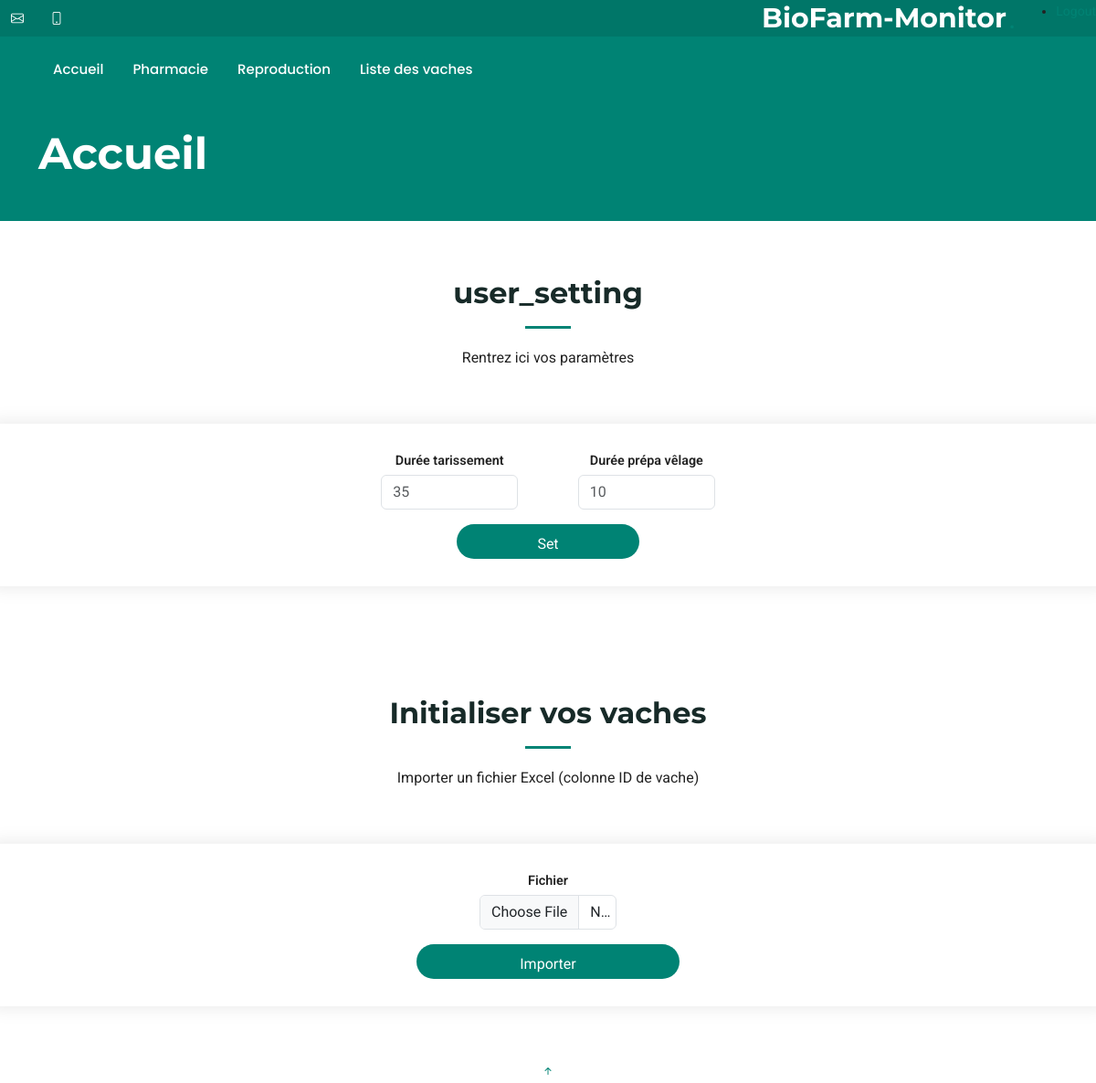
Page / (signed in) on the earlier database version.
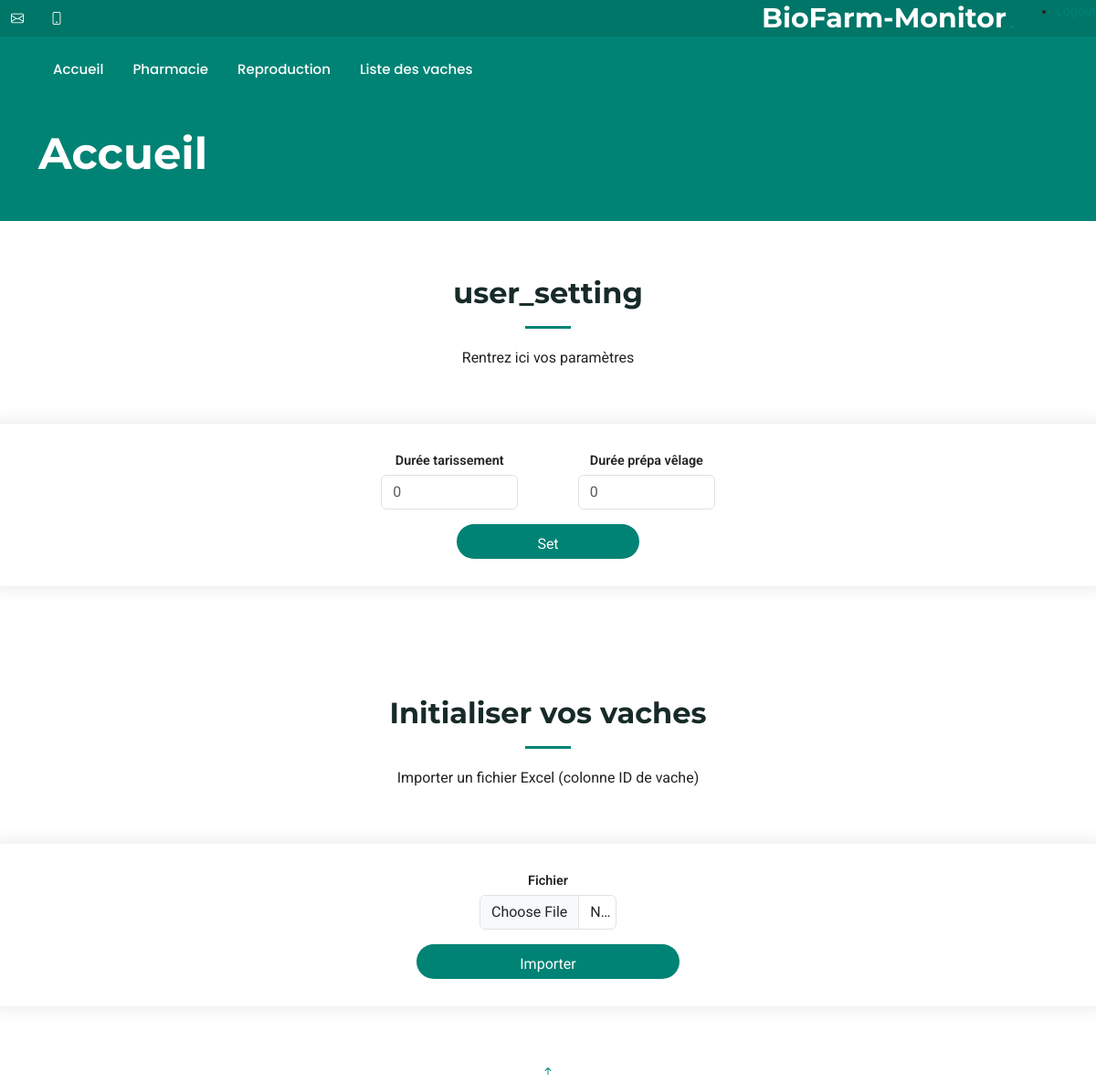
Same page on the later database version.
### web_app/models.py (models this page shows, shortened)
class Users(UserMixin, db.Model):
    __tablename__ = "users"
    id = Column(Integer, primary_key=True)  # numero utilisateur
    email = Column(String(100), unique=True, nullable=False)
    password = Column(String(200), nullable=False)
    setting = Column(
        MutableDict.as_mutable(JSON), default=dict, nullable=False
    )  # setting utilisateur
    medic_list = Column(MutableDict.as_mutable(JSON), default=dict, nullable=False)

### web_app/modul/views.py (the view)
@login_required
@views.route("/", methods=["GET","POST"])
def index():
    if current_user.__class__ is AnonymousUserMixin :
        return redirect(url_for('auth.logout'))
    return render_template("index.html",user=current_user)

### web_app/templates/index.html (shortened to what this page needs)
{% extends 'base.html' %}
{% block body_class %}
  "index-page"
{% endblock body_class %}
{% block page_title %}Accueil{% endblock page_title %}
{% block content %}
  <section id="user_setting" class="contact section">
    <div class="container section-title">
      <h2>user_setting</h2>
      <p>Rentrez ici vos paramètres</p>
    </div>
    <div class="row justify-content-center">
      <form id="form-user_setting" action="{{ url_for('views.user_setting') }}" method="POST" enctype="multipart/form-data" class="ajax-form php-email-form">
        <div class="row row-cols-1 row-cols-lg-2 g-3 justify-content-center">
          <div class="col d-flex flex-column align-items-center text-center">
            <label for="dry_time" class="form-label">Durée tarissement</label>
            <input type="number" name="dry_time" id="dry_time" class="form-control" placeholder="{{user.setting["dry_time"]}}" required />
          </div>
          <div class="col d-flex flex-column align-items-center text-center">
            <label for="calving_preparation_time" class="form-label">Durée prépa vêlage</label>
            <input type="number" name="calving_preparation_time" id="calving_preparation_time" class="form-control" placeholder="{{user.setting["calving_preparation_time"]}}" required />
          </div>
          <div class="col d-flex flex-column align-items-center text-center">
            <button type="submit" class="btn btn-primary">Set</button>
          </div>
        </div>
      </form>
    </div>
  </section>
  <section id="init_cow" class="contact section">
    <div class="container section-title">
      <h2>Initialiser vos vaches</h2>
      <p>Importer un fichier Excel (colonne ID de vache)</p>
    </div>
    <div class="row justify-content-center">
      <form id="form-init_cow" action="{{ url_for('views.upload_cows') }}" method="POST" enctype="multipart/form-data" class="ajax-form php-email-form">
        <div class="row row-cols-1 row-cols-lg-1 g-3 justify-content-center">
          <div class="col d-flex flex-column align-items-center text-center">
            <label for="file" class="form-label">Fichier</label>
            <input type="file" name="file" accept=".xls,.xlsx" class="form-control" required>
          </div>
          <div class="col d-flex flex-column align-items-center text-center">
            <button type="submit" class="btn btn-primary">Importer</button>
          </div>
        </div>
      </form>
    </div>
  </section>
{% endblock content %}

### web_app/templates/base.html (shortened to what this page needs)
<!doctype html>
<html lang="fr">
  <head>
    <link href="{{ url_for('static', filename='vendor/bootstrap/css/bootstrap.min.css') }}" rel="stylesheet">
    <link href="{{ url_for('static', filename='vendor/bootstrap-icons/bootstrap-icons.css') }}" rel="stylesheet">
    <link href="{{ url_for('static', filename='vendor/aos/aos.css') }}" rel="stylesheet">
    <link href="{{ url_for('static', filename='vendor/glightbox/css/glightbox.min.css') }}" rel="stylesheet">
    <link href="{{ url_for('static', filename='vendor/swiper/swiper-bundle.min.css') }}" rel="stylesheet">
    <link href="{{ url_for('static', filename='css/main.css') }}" rel="stylesheet">
  </head>
  <body class={% block body_class %} {% endblock %}>
    <header id="header" class="header fixed-top">
        <div class="topbar d-flex align-items-center">
          <div class="container d-flex justify-content-center justify-content-md-between">
            <div class="contact-info d-flex align-items-center">
              <i class="bi bi-envelope d-flex align-items-center"><a href="mailto:contact@"></a></i>
              <i class="bi bi-phone d-flex align-items-center ms-4"></i>
            </div>
            <a href="/" class="logo d-flex align-items-center">
              <h1 class="sitename">BioFarm-Monitor</h1>
              <span>.</span>
            </a>
          </div>
          <ul>
            <li><a href="{{url_for('auth.logout')}}" class="active">Logout<br></a></li>
          </ul>
        </div>
        <div class="branding d-flex align-items-center">
          <div class="container position-relative d-flex align-items-center justify-content-between">
            <nav id="navmenu" class="navmenu">
              <ul>
                <li><a href="/" class="active">Accueil<br></a></li>
                <li><a href="/pharmacie">Pharmacie</a></li>
                <li><a href="/reproduction">Reproduction</a></li>
                <li><a href="/cow_liste">Liste des vaches</a></li>
              </ul>
            </nav>
          </div>
        </div>
      </header>
      <main class="main">
      <section class="hero section accent-background">
        <div class="container position-relative">
          <div class="row gy-5 justify-content-between">
            <div class="col-lg-6 order-2 order-lg-1 d-flex flex-column justify-content-center">
              <h2><span class="accent">{% block page_title %} {% endblock page_title %}</span></h2>
            <div class="col-lg-5 order-1 order-lg-2">
            </div>
          </div>
        </div>
      </section>
        {% block content %}
        {% endblock %}
    </main>
  <a href="#" id="scroll-top" class="scroll-top d-flex align-items-center justify-content-center"><i class="bi bi-arrow-up-short"></i></a>
  </body>
</html>

Differences in the rows shown:
changed Users: dry_time "35" → "0"; calving_preparation_time "10" → "0"
